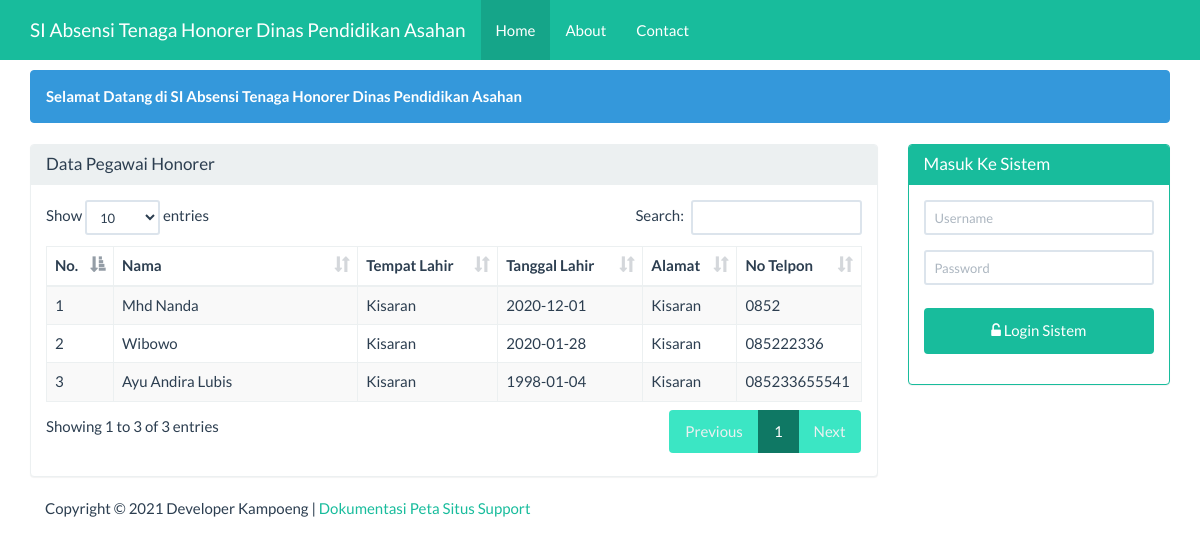
The page / on the database its author committed.
### tables this page shows
CREATE TABLE `pegawai` (
  `id_pegawai` int(11) NOT NULL,
  `nama` varchar(255) NOT NULL,
  `jenis_kelamin` varchar(20) NOT NULL,
  `tempat_lahir` varchar(20) NOT NULL,
  `tgl_lahir` date NOT NULL,
  `alamat` varchar(255) NOT NULL,
  `no_telpon` varchar(15) NOT NULL
);

### beranda.php (the view, shortened to what this page needs)
<div class="container">
    <div class="row">
        <div class ="col-xs-12">
            <div class="alert alert-info">
                <strong>Selamat Datang di SI Absensi Tenaga Honorer Dinas Pendidikan Asahan</strong>
            </div>
        </div>
    </div>
    <div class="row">
        <div class="col-sm-9 col-xs-12">
            <div class="panel panel-default">
                <div class="panel-heading">
                    <h3 class="panel-title">Data Pegawai Honorer</h3>
                </div>
                <div class="panel-body">
                     <table id="dtskripsi" class="table table-bordered table-striped table-hover">
                        <thead>
                            <tr>
                                <th>No.</th>
                                <th width="30%">Nama</th>
                                <th>Tempat Lahir</th>
                                <th>Tanggal Lahir</th>
                                <th>Alamat</th>
                                <th>No Telpon</th>
                            </tr>
                        </thead>
                        <tbody>
                            <?php
                            $sql = "SELECT * FROM pegawai";
                            $query = mysqli_query($koneksi, $sql) or die("SQL Anda Salah");
                            $nomor = 0;
                            while ($data = mysqli_fetch_array($query)) {
                                $nomor++;
                                ?>
                                <tr>
                                    <td><?= $nomor ?></td>
                                    <td><?= $data['nama'] ?></td>
                                    <td><?= $data['tempat_lahir'] ?></td>
                                    <td><?= $data['tgl_lahir'] ?></td>
                                    <td><?= $data['alamat'] ?></td>
                                    <td><?= $data['no_telpon'] ?></td>
                                </tr>
                            <?php } ?>
                        </tbody>
                    </table>
                </div>
            </div>
        </div>
        <div class="col-sm-3 col-xs-12">
            <?php if (isset($_SESSION['username'])) { ?>
            <div class="alert alert-info">
                <strong>Welcome <?=$_SESSION['nama']?></strong>
            </div>
            <?php
           } else { ?>
            <div class="panel panel-success">
                <div class="panel-heading">
                    <h3 class="panel-title">Masuk Ke Sistem</h3>
                </div>
                <div class="panel-body">
                    <form class="form-horizontal" action="proses_login.php" method="post">
                        <div class="form-group">
                            <div class="col-sm-12">
                                <input type="text" name="user" class="form-control input-sm"
                                   placeholder="Username" required="" autocomplete="off"/>
                            </div>
                        </div>
                        <div class="form-group">
                            <div class="col-sm-12">
                                <input type="password" name="pwd" class="form-control input-sm"
                                   placeholder="Password" required="" autocomplete="off"/>
                            </div>
                        </div>
                        <div class="form-group">
                            <div class="col-sm-12">
                                <button type="submit" name="login" value="login"
                                        class="btn btn-success btn-block"><span class="fa fa-unlock-alt"></span>
                                    Login Sistem
                                </button>
                            </div>
                    </form>
                </div>
            </div>
        </div>
            <?php } ?>
    </div>
</div>

### index.php (shortened to what this page needs)
<!DOCTYPE html>
<html>
    <head>
        <link href="Assets/css/bootstrap.min.css" rel="stylesheet" type="text/css"/>
        <link href="Assets/css/dataTables.bootstrap.min.css" rel="stylesheet" type="text/css"/>
        <link href="Assets/font-awesome-4.5.0/css/font-awesome.min.css" rel="stylesheet" type="text/css"/>
    </head>
    <body>
        <?php
        require 'menu.php';
        ?>
        <?php
        require 'content.php';
        ?>
        <?php
        require 'footer.php';
        ?>
    </body>
    </html>

### menu.php (shortened to what this page needs)
<nav class="navbar navbar-inverse navbar-fixed-top">
    <div class="container">
        <div class="navbar-header">
            <a class="navbar-brand" href="?page=utama">SI Absensi Tenaga Honorer Dinas Pendidikan Asahan</a>
        </div>
        <div id="navbar" class="navbar-collapse collapse">
            <ul class="nav navbar-nav">
                <li class="active"><a href="#">Home</a></li>
                <li><a href="?page=about&actions=tampil">About</a></li>
                <li><a href="?page=kontak&actions=tampil">Contact</a></li>
            </ul>
        </div>
    </div>
</nav>

### content.php (shortened to what this page needs)
<?php
@$page=$_GET['page'];
if(empty ($page)){
    require 'beranda.php';
}

### footer.php
<div class="container">
    <div class="row">
        <div class="col-xs-12">
            Copyright &COPY; <?= date('Y')?> Developer Kampoeng |
            <a href="#">Dokumentasi</a>
            <a href="#">Peta Situs</a>
            <a href="#">Support</a>
        </div>
    </div>
</div>

### index.php (style rules this page uses)
body { margin-top:70px; }
button { background-color: #4CAF50; color: white; padding: 14px 20px; margin: 8px 0; border: none; cursor: pointer; width: 100%; }

### rows shown on the page
pegawai: nama "Mhd Nanda", tempat_lahir "Kisaran", tgl_lahir "2020-12-01", alamat "Kisaran", no_telpon "0852"
pegawai: nama "Wibowo", tempat_lahir "Kisaran", tgl_lahir "2020-01-28", alamat "Kisaran", no_telpon "085222336"
pegawai: nama "Ayu Andira Lubis", tempat_lahir "Kisaran", tgl_lahir "1998-01-04", alamat "Kisaran", no_telpon "085233655541"
